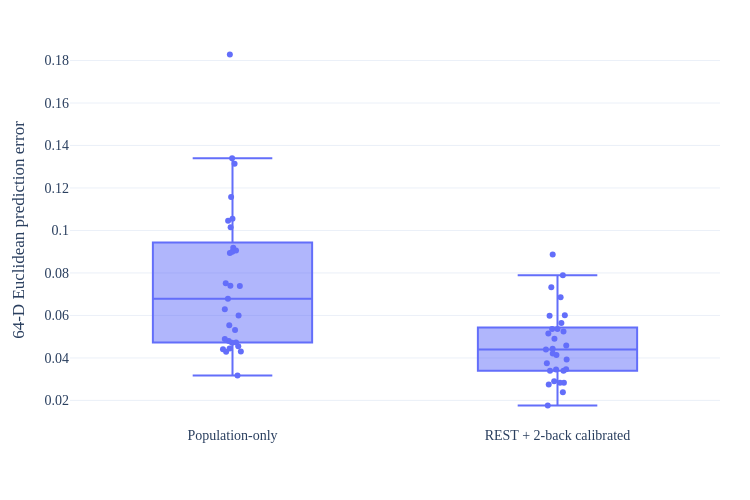

Notebook code cell kept with this figure:
### Code cell
# ============================================================
# 16. BASELINE vs CALIBRATED ERROR — FINAL FIGURE
# ============================================================

comparison_long = pd.DataFrame({
    "Subject": np.concatenate([
        calibration_df["Subject"].values,
        calibration_df["Subject"].values
    ]),

    "Method": (
        ["Population-only"] * len(calibration_df)
        +
        ["REST + 2-back calibrated"] * len(calibration_df)
    ),

    "64-D Error": np.concatenate([
        calibration_df[baseline_col].values,
        calibration_df[calibrated_col].values
    ])
})


fig = px.box(
    comparison_long,
    x="Method",
    y="64-D Error",
    points="all"
)


fig.update_traces(
    jitter=0.18,
    pointpos=0,
    marker=dict(
        size=6
    )
)


fig.update_layout(
    template="plotly_white",

    width=750,
    height=500,

    margin=dict(
        l=70,
        r=30,
        t=35,
        b=75
    ),

    font=dict(
        family="Times New Roman",
        size=14
    ),

    title=None,

    xaxis_title=None,

    yaxis_title=(
        "64-D Euclidean prediction error"
    )
)


fig.show()


try:

    fig.write_image(
        "fig_stage2_calibration_error.pdf",
        width=750,
        height=500,
        scale=2
    )

    fig.write_image(
        "fig_stage2_calibration_error.png",
        width=1500,
        height=1000,
        scale=1
    )

    print(
        "\nSaved Stage 2 figure."
    )

except Exception as e:

    print(
        f"\nExport failed: {e}"
    )

### Figure 1 — Plotly figure (JSON) as saved in the notebook; plotly's stock layout.template omitted (floating-point values rounded to 4 significant figures)
{"data": [{"alignmentgroup": "True", "boxpoints": "all", "hovertemplate": "Method=%{x}<br>64-D Error=%{y}<extra></extra>", "jitter": 0.18, "legendgroup": "", "marker": {"color": "#636efa", "size": 6}, "name": "", "notched": false, "offsetgroup": "", "orientation": "v", "pointpos": 0, "showlegend": false, "type": "box", "x": ["Population-only", "Population-only", "Population-only", "Population-only", "Population-only", "Population-only", "Population-only", "Population-only", "Population-only", "Population-only", "Population-only", "Population-only", "Population-only", "Population-only", "Population-only", "Population-only", "Population-only", "Population-only", "Population-only", "Population-only", "Population-only", "Population-only", "Population-only", "Population-only", "Population-only", "Population-only", "Population-only", "Population-only", "Population-only", "REST + 2-back calibrated", "REST + 2-back calibrated", "REST + 2-back calibrated", "REST + 2-back calibrated", "REST + 2-back calibrated", "REST + 2-back calibrated", "REST + 2-back calibrated", "REST + 2-back calibrated", "REST + 2-back calibrated", "REST + 2-back calibrated", "REST + 2-back calibrated", "REST + 2-back calibrated", "REST + 2-back calibrated", "REST + 2-back calibrated", "REST + 2-back calibrated", "REST + 2-back calibrated", "REST + 2-back calibrated", "REST + 2-back calibrated", "REST + 2-back calibrated", "REST + 2-back calibrated", "REST + 2-back calibrated", "REST + 2-back calibrated", "REST + 2-back calibrated", "REST + 2-back calibrated", "REST + 2-back calibrated", "REST + 2-back calibrated", "REST + 2-back calibrated", "REST + 2-back calibrated", "REST + 2-back calibrated"], "x0": " ", "xaxis": "x", "y": [0.05541, 0.1158, 0.1828, 0.03178, 0.05319, 0.04732, 0.0752, 0.1339, 0.04897, 0.04406, 0.074, 0.0678, 0.1015, 0.06286, 0.1314, 0.04439, 0.04307, 0.08937, 0.09002, 0.1045, 0.09192, 0.05995, 0.04288, 0.1055, 0.0739, 0.04711, 0.04801, 0.04545, 0.09062, 0.0536, 0.04904, 0.04591, 0.03755, 0.06862, 0.04399, 0.03391, 0.04136, 0.0393, 0.02897, 0.02836, 0.05643, 0.05245, 0.03467, 0.02755, 0.05362, 0.03398, 0.0515, 0.07326, 0.02391, 0.03455, 0.08864, 0.04437, 0.07889, 0.0598, 0.02828, 0.06006, 0.04206, 0.01761], "y0": " ", "yaxis": "y"}], "layout": {"boxmode": "group", "font": {"family": "Times New Roman", "size": 14}, "height": 500, "legend": {"tracegroupgap": 0}, "margin": {"b": 75, "l": 70, "r": 30, "t": 35}, "title": {}, "width": 750, "xaxis": {"anchor": "y", "domain": [0, 1], "title": {}}, "yaxis": {"anchor": "x", "domain": [0, 1], "title": {"text": "64-D Euclidean prediction error"}}}}
